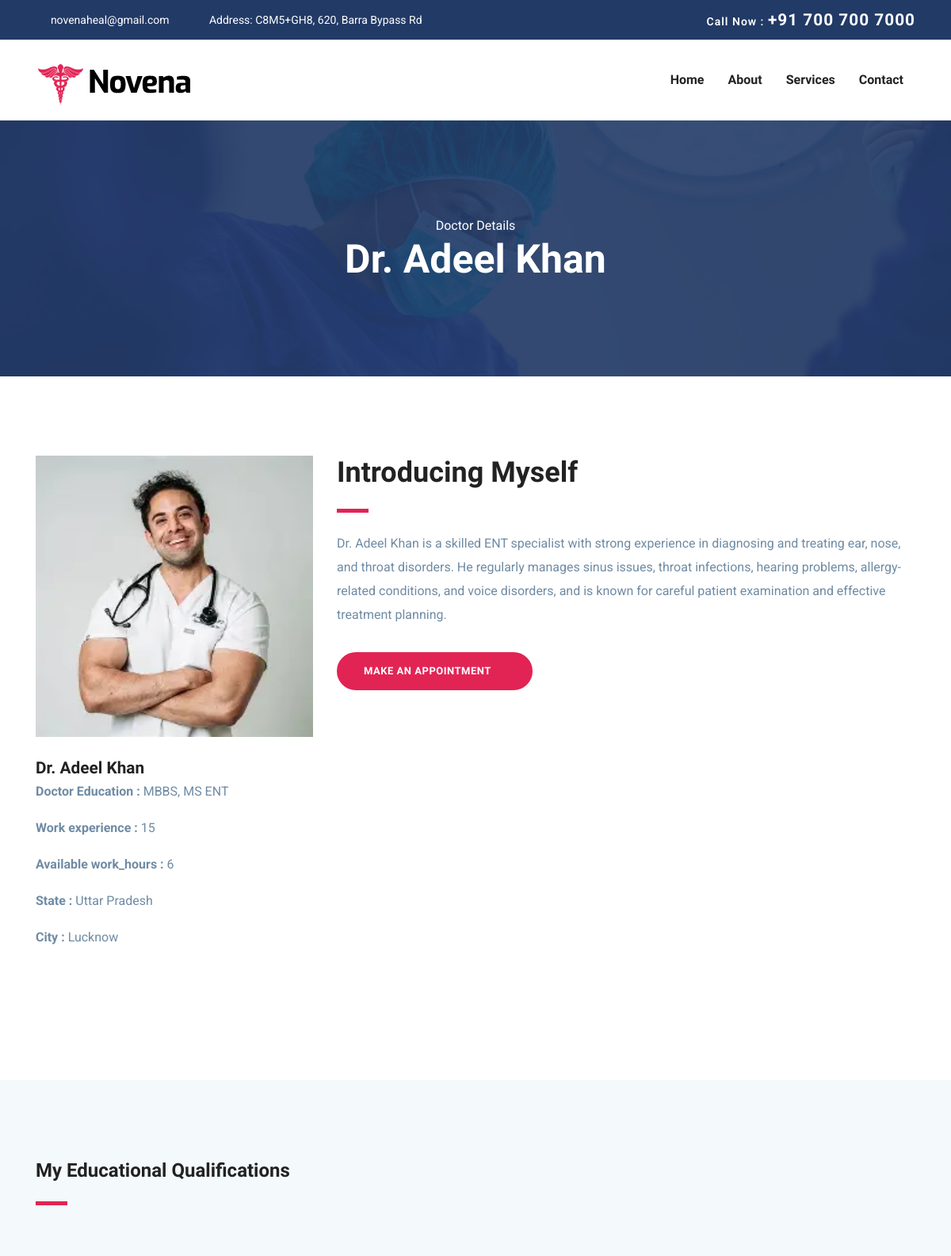
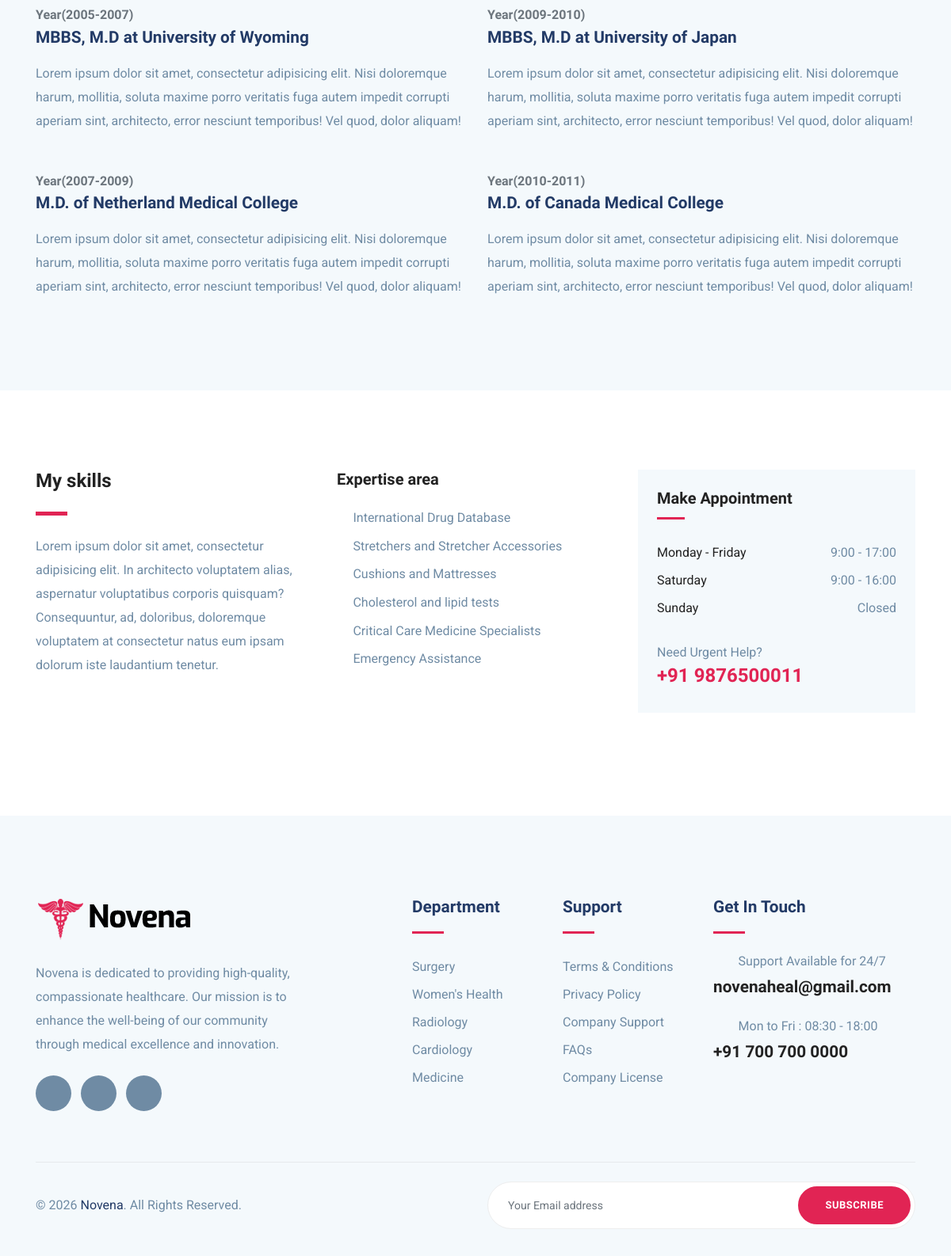
The app's page /doctor-single/5 with its own data (2 pictures, top to bottom).
### health/models.py (models this page shows, shortened)
class DoctorDetail(models.Model):
    department_name = models.ForeignKey(Department,on_delete=models.CASCADE)
    doctor_full_name=models.CharField(max_length=150)
    gender=models.CharField(max_length=10)
    age=models.SmallIntegerField()
    education_status=models.CharField(max_length=150)
    work_experience=models.SmallIntegerField()
    email = models.EmailField()
    mobile_number = models.CharField(max_length=15)
    doctor_description=models.TextField()
    available_work_hours=models.SmallIntegerField()
    state=models.CharField(max_length=100)
    city=models.CharField(max_length=100)
    doctor_image = models.ImageField(upload_to='doctor/')

### health/views.py (the view)
# urls.py: path('doctor-single/<int:id>', views.single_doctor_details,name="doctor_single"),
def single_doctor_details(request,id):
    doctor_single=DoctorDetail.objects.get(id=id)
    return render(request, 'doctor_single_details.html',{'doctor_single':doctor_single})

### templates/doctor_single_details.html (shortened to what this page needs)
{% extends "base.html" %}
{% load static %}
{% block content %}
<section class="page-title bg-1">
  <div class="container">
    <div class="row">
      <div class="col-md-12">
        <div class="block text-center">
          <span class="text-white">Doctor Details</span>
          <h1 class="text-capitalize mb-5 text-lg">{{doctor_single.doctor_full_name}}</h1>
        </div>
      </div>
    </div>
  </div>
</section>
<section class="section doctor-single">
	<div class="container">
		<div class="row">
			<div class="col-lg-4 col-md-6">
				<div class="doctor-img-block">
					<img src="{{ doctor_single.doctor_image.url }}" alt="" class="img-fluid w-100">
					<div class="info-block mt-4">
						<h4 class="mb-0">{{doctor_single.doctor_full_name}}</h4>
						<p><b> Doctor Education :</b> {{doctor_single.education_status}} </p>
						<p><b> Work experience :</b> {{doctor_single.work_experience}} </p>
						<p><b> Available work_hours :</b> {{doctor_single.available_work_hours}} </p>
						<p><b> State :</b> {{doctor_single.state}} </p>
						<p><b> City :</b> {{doctor_single.city}} </p>
						<ul class="list-inline mt-4 doctor-social-links">
							<li class="list-inline-item"><a href="#"><i class="icofont-facebook"></i></a></li>
							<li class="list-inline-item"><a href="#"><i class="icofont-twitter"></i></a></li>
							<li class="list-inline-item"><a href="#"><i class="icofont-skype"></i></a></li>
							<li class="list-inline-item"><a href="#"><i class="icofont-linkedin"></i></a></li>
							<li class="list-inline-item"><a href="#"><i class="icofont-pinterest"></i></a></li>
						</ul>
					</div>
				</div>
			</div>
			<div class="col-lg-8 col-md-6">
				<div class="doctor-details mt-4 mt-lg-0">
					<h2 class="text-md">Introducing Myself</h2>
					<div class="divider my-4"></div>
					<p>{{doctor_single.doctor_description}}</p>
					<a href="{% url 'appointment_doctor' doctor_single.id %}" class="btn btn-main-2 btn-round-full mt-3">Make an Appointment<i class="icofont-simple-right ml-2  "></i></a>
				</div>
			</div>
		</div>
	</div>
</section>
<section class="section doctor-qualification gray-bg">
	<div class="container">
		<div class="row">
			<div class="col-lg-6">
				<div class="section-title">
					<h3>My Educational Qualifications</h3>
					<div class="divider my-4"></div>
				</div>
			</div>
		</div>
		<div class="row">
			<div class="col-lg-6">
				<div class="edu-block mb-5">
					<span class="h6 text-muted">Year(2005-2007) </span>
					<h4 class="mb-3 title-color">MBBS, M.D at University of Wyoming</h4>
					<p>Lorem ipsum dolor sit amet, consectetur adipisicing elit. Nisi doloremque harum, mollitia, soluta maxime porro veritatis fuga autem impedit corrupti aperiam sint, architecto, error nesciunt temporibus! Vel quod, dolor aliquam!</p>
				</div>
				<div class="edu-block">
					<span class="h6 text-muted">Year(2007-2009) </span>
					<h4 class="mb-3 title-color">M.D. of Netherland Medical College</h4>
					<p>Lorem ipsum dolor sit amet, consectetur adipisicing elit. Nisi doloremque harum, mollitia, soluta maxime porro veritatis fuga autem impedit corrupti aperiam sint, architecto, error nesciunt temporibus! Vel quod, dolor aliquam!</p>
				</div>
			</div>
			<div class="col-lg-6">
				<div class="edu-block mb-5">
					<span class="h6 text-muted">Year(2009-2010) </span>
					<h4 class="mb-3 title-color">MBBS, M.D at University of Japan</h4>
					<p>Lorem ipsum dolor sit amet, consectetur adipisicing elit. Nisi doloremque harum, mollitia, soluta maxime porro veritatis fuga autem impedit corrupti aperiam sint, architecto, error nesciunt temporibus! Vel quod, dolor aliquam!</p>
				</div>
				<div class="edu-block">
					<span class="h6 text-muted">Year(2010-2011) </span>
					<h4 class="mb-3 title-color">M.D. of Canada Medical College</h4>
					<p>Lorem ipsum dolor sit amet, consectetur adipisicing elit. Nisi doloremque harum, mollitia, soluta maxime porro veritatis fuga autem impedit corrupti aperiam sint, architecto, error nesciunt temporibus! Vel quod, dolor aliquam!</p>
				</div>
			</div>
		</div>
	</div>
</section>
<section class="section doctor-skills">
	<div class="container">
		<div class="row">
			<div class="col-lg-4">
				<h3>My skills</h3>
				<div class="divider my-4"></div>
				<p>Lorem ipsum dolor sit amet, consectetur adipisicing elit. In architecto voluptatem alias, aspernatur voluptatibus corporis quisquam? Consequuntur, ad, doloribus, doloremque voluptatem at consectetur natus eum ipsam dolorum iste laudantium tenetur.</p>
			</div>
			<div class="col-lg-4">
				<div class="skill-list">
					<h5 class="mb-4">Expertise area</h5>
					<ul class="list-unstyled department-service">
						<li><i class="icofont-check mr-2"></i>International Drug Database</li>
						<li><i class="icofont-check mr-2"></i>Stretchers and Stretcher Accessories</li>
						<li><i class="icofont-check mr-2"></i>Cushions and Mattresses</li>
						<li><i class="icofont-check mr-2"></i>Cholesterol and lipid tests</li>
						<li><i class="icofont-check mr-2"></i>Critical Care Medicine Specialists</li>
						<li><i class="icofont-check mr-2"></i>Emergency Assistance</li>
					</ul>
				</div>
			</div>
			<div class="col-lg-4">
				<div class="sidebar-widget  gray-bg p-4">
					<h5 class="mb-4">Make Appointment</h5>
					<ul class="list-unstyled lh-35">
					  <li class="d-flex justify-content-between align-items-center">
					    <a href="#">Monday - Friday</a>
					    <span>9:00 - 17:00</span>
					  </li>
					  <li class="d-flex justify-content-between align-items-center">
					    <a href="#">Saturday</a>
					    <span>9:00 - 16:00</span>
					  </li>
					  <li class="d-flex justify-content-between align-items-center">
					    <a href="#">Sunday</a>
					    <span>Closed</span>
					  </li>
					</ul>
					<div class="sidebar-contatct-info mt-4">
						<p class="mb-0">Need Urgent Help?</p>
						<h3 class="text-color-2">+91 {{ doctor_single.mobile_number }}</h3>
					</div>
				</div>
			</div>
		</div>
	</div>
</section>
{% endblock content %}

### templates/base.html (shortened to what this page needs)
{% load static %}
<!doctype html>
<html lang="zxx">
  <head>
    <link
      rel="stylesheet"
      href="{% static 'plugins/bootstrap/css/bootstrap.min.css' %}"
    />
    <link
      rel="stylesheet"
      href="{% static 'plugins/icofont/icofont.min.css' %}"
    />
    <link
      rel="stylesheet"
      href="{% static 'plugins/slick-carousel/slick/slick.css' %}"
    />
    <link
      rel="stylesheet"
      href="{% static 'plugins/slick-carousel/slick/slick-theme.css' %}"
    />
    <link rel="stylesheet" href="{% static 'css/style.css' %}" />
    <link rel="stylesheet" href="https://unpkg.com/leaflet@1.9.4/dist/leaflet.css" />
  </head>
  <body id="top">
    {% include 'header.html' %}
    {% block content %}
    {% endblock content %}
    {% include 'footer.html' %}
  </body>
</html>

### templates/header.html (shortened to what this page needs)
{% load static %}
<header>
	<div class="header-top-bar">
		<div class="container">
			<div class="row align-items-center">
				<div class="col-lg-6">
					<ul class="top-bar-info list-inline-item pl-0 mb-0">
						<li class="list-inline-item"><a href="mailto:novenaheal@gmail.com"><i class="icofont-support-faq mr-2"></i>novenaheal@gmail.com</a></li>
						<li class="list-inline-item"> <a href="https://maps.app.goo.gl/x1vvU57XxHFaD38H8" target="_blank"><i class="icofont-location-pin mr-2"></i>Address: C8M5+GH8, 620, Barra Bypass Rd</li>
					</ul>
				</div>
				<div class="col-lg-6">
					<div class="text-lg-right top-right-bar mt-2 mt-lg-0">
						<a href="tel:+91-700-700-7000" >
							<span>Call Now : </span>
							<span class="h4">+91 700 700 7000</span>
						</a>
					</div>
				</div>
			</div>
		</div>
	</div>
	<nav class="navbar navbar-expand-lg navigation" id="navbar">
		<div class="container">
		 	 <a class="navbar-brand" href="{% url 'home' %}">
			  	<img src="{% static 'images/logo.png' %}" alt="" class="img-fluid">
			  </a>
		  <div class="collapse navbar-collapse" id="navbarmain">
			<ul class="navbar-nav ml-auto">
			  <li class="nav-item{% if request.resolver_match.url_name == 'home' %} active{% endif %}">
				<a class="nav-link" aria-current="page" id="home-link" href="{% url 'home' %}">Home</a>
			  </li>
			   <li class="nav-item{% if request.resolver_match.url_name == 'about' %} active{% endif %}"><a class="nav-link" id="about-link" href="{% url 'about' %}">About</a></li>
			    <li class="nav-item{% if request.resolver_match.url_name == 'service' %} active{% endif %}"><a class="nav-link" id="service-link" href="{% url 'service' %}">Services</a></li>
			   <li class="nav-item{% if request.resolver_match.url_name == 'contact-us' %} active{% endif %}"><a class="nav-link" id="contact-link" href="{% url 'contact-us' %}">Contact</a></li>
			</ul>
		  </div>
		</div>
	</nav>
</header>

### templates/footer.html (shortened to what this page needs)
{% load static %}
<footer class="footer section gray-bg">
	<div class="container">
		<div class="row">
			<div class="col-lg-4 mr-auto col-sm-6">
				<div class="widget mb-5 mb-lg-0">
					<div class="logo mb-4">
						<img src="{% static 'images/logo.png' %}" alt="" class="img-fluid">
					</div>
					<p>Novena is dedicated to providing high-quality, compassionate healthcare. Our mission is to enhance the well-being of our community through medical excellence and innovation.</p>
					<ul class="list-inline footer-socials mt-4">
						<li class="list-inline-item"><a href="https://www.facebook.com/themefisher"><i class="icofont-facebook"></i></a></li>
						<li class="list-inline-item"><a href="https://twitter.com/themefisher"><i class="icofont-twitter"></i></a></li>
						<li class="list-inline-item"><a href="https://www.pinterest.com/themefisher/"><i class="icofont-linkedin"></i></a></li>
					</ul>
				</div>
			</div>
			<div class="col-lg-2 col-md-6 col-sm-6">
				<div class="widget mb-5 mb-lg-0">
					<h4 class="text-capitalize mb-3">Department</h4>
					<div class="divider mb-4"></div>
					<ul class="list-unstyled footer-menu lh-35">
						<li><a href="#">Surgery </a></li>
						<li><a href="#">Women's Health</a></li>
						<li><a href="#">Radiology</a></li>
						<li><a href="#">Cardiology</a></li>
						<li><a href="#">Medicine</a></li>
					</ul>
				</div>
			</div>
			<div class="col-lg-2 col-md-6 col-sm-6">
				<div class="widget mb-5 mb-lg-0">
					<h4 class="text-capitalize mb-3">Support</h4>
					<div class="divider mb-4"></div>
					<ul class="list-unstyled footer-menu lh-35">
						<li><a href="#">Terms & Conditions</a></li>
						<li><a href="#">Privacy Policy</a></li>
						<li><a href="#">Company Support </a></li>
						<li><a href="#">FAQs</a></li>
						<li><a href="#">Company License</a></li>
					</ul>
				</div>
			</div>
			<div class="col-lg-3 col-md-6 col-sm-6">
				<div class="widget widget-contact mb-5 mb-lg-0">
					<h4 class="text-capitalize mb-3">Get in Touch</h4>
					<div class="divider mb-4"></div>
					<div class="footer-contact-block mb-4">
						<div class="icon d-flex align-items-center">
							<i class="icofont-email mr-3"></i>
							<span class="h6 mb-0">Support Available for 24/7</span>
						</div>
						<h4 class="mt-2"><a href="mailto:novenaheal@gmail.com">novenaheal@gmail.com</a></h4>
					</div>
					<div class="footer-contact-block">
						<div class="icon d-flex align-items-center">
							<i class="icofont-support mr-3"></i>
							<span class="h6 mb-0">Mon to Fri : 08:30 - 18:00</span>
						</div>
						<h4 class="mt-2"><a href="tel:+91-700-700-0000">+91 700 700 0000</a></h4>
					</div>
				</div>
			</div>
		</div>
		<div class="footer-btm py-4 mt-5">
			<div class="row align-items-center justify-content-between">
				<div class="col-lg-6">
					<div class="copyright">
						&copy; 2026 <span class="text-color">Novena</span>. All Rights Reserved.<a href="https://themefisher.com/" target="_blank"></a>
					</div>
				</div>
				<div class="col-lg-6">
					<div class="subscribe-form text-lg-right mt-5 mt-lg-0">
						<form action="{% url 'subscribe' %}" method="POST" class="subscribe">
							<input type="email" name="address" class="form-control" placeholder="Your Email address" required>
							<button type="submit" class="btn btn-main-2 btn-round-full">Subscribe</button>
						</form>
					</div>
				</div>
			</div>
		</div>
	</div>
</footer>

### records on screen
DoctorDetail: doctor_full_name "Dr. Adeel Khan", doctor_image (picture), education_status "MBBS, MS ENT", work_experience "15", available_work_hours "6", state "Uttar Pradesh", city "Lucknow", doctor_description "Dr. Adeel Khan is a skilled ENT specialist with strong experience in diagnosing and treating ear, nose, and throat disorders. He regularly manages sinus issues, throat infections, hearing problems, allergy-related conditions, and voice disorders, and is known for careful patient examination and effective treatment planning.", mobile_number "9876500011"
